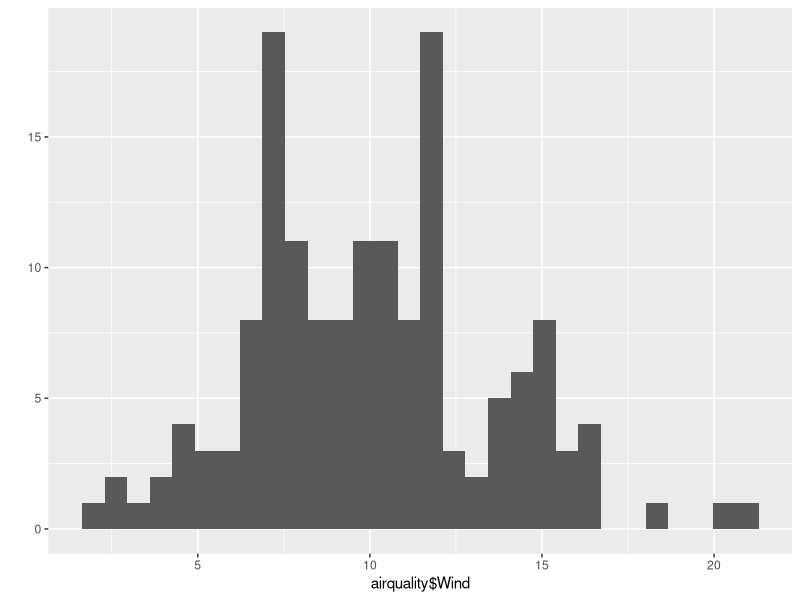
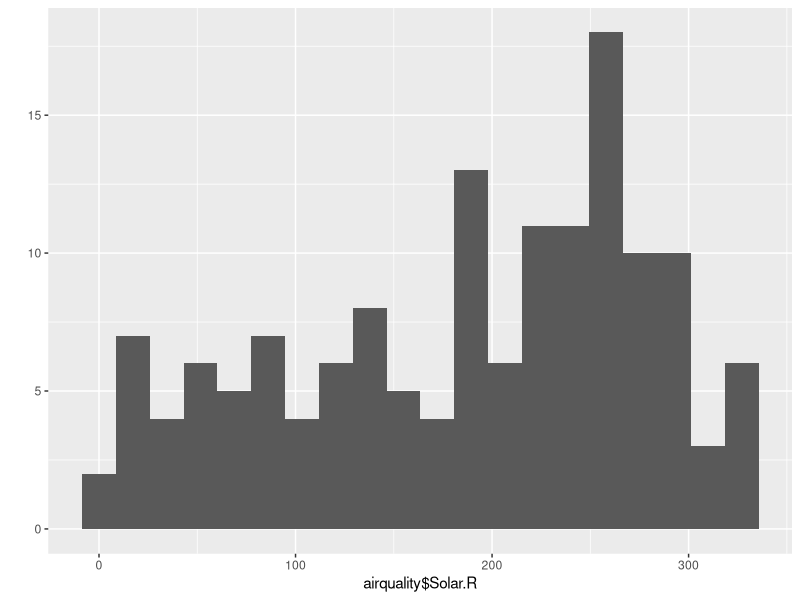

Generate these figures, in order, with R:
library(tidyverse)
view(airquality)
#An official claims that average wind speed in the city is 9 miles per hour is this plausible
qplot(airquality$Wind, geom = "histogram")
t.test(airquality$Wind, mu = 9)
#A certain solar array will only be cost-effective if mean solar radiation is over 175 langleys.
# would it be a sound investment in light of this data?
qplot(airquality$Solar.R, geom = 'histogram', bins=20)
t.test(airquality$Solar.R, mu=175, alternative = "greater")
#hypothesis for generic data
x <- c(85,92, 100, 95, 99)
mean(x)
var(x)
sd(x)
a <- t.test(x, mu=100,p.value = 0.05)
a$p.value
a$statistic
a$null.value
